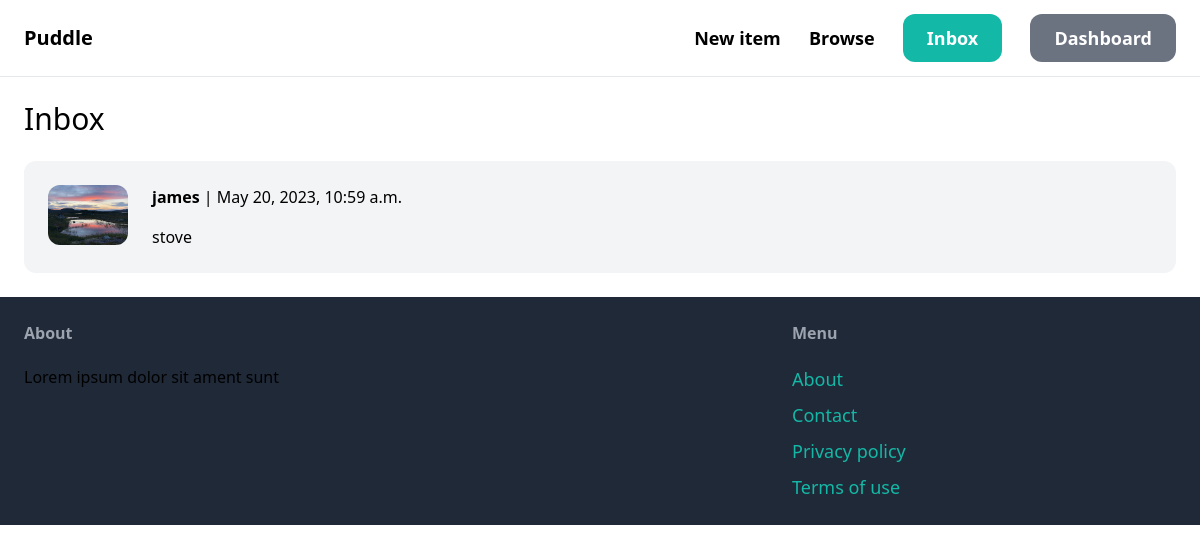
The page /inbox/ (signed in) on the database its author committed.
### conversation/models.py (models this page shows)
class Conversation(models.Model):
    item = models.ForeignKey(Item, related_name="conversations", on_delete=models.CASCADE)
    members = models.ManyToManyField(User, related_name="conversations")
    created_at = models.DateTimeField(auto_now_add=True)
    modified_at = models.DateTimeField(auto_now=True)  # update automatically every time object saved
    class Meta:
        ordering = ('-modified_at',)

### item/models.py (models this page shows, shortened)
class Item(models.Model):
    category = models.ForeignKey(Category, related_name="items", on_delete=models.CASCADE)
    name = models.CharField(max_length=255)
    description = models.TextField(blank=True, null=True)
    price = models.FloatField()
    image = models.ImageField(upload_to="item_images", blank=True, null=True)
    is_sold = models.BooleanField(default=False)
    created_at = models.DateTimeField(auto_now_add=True)
    created_by = models.ForeignKey(User, related_name="items", on_delete=models.CASCADE)

### conversation/views.py (the view)
# urls.py: path('', views.inbox, name='inbox'),
@login_required
def inbox(request):
    conversations = Conversation.objects.filter(members__in=[request.user.id])
    return render(request, 'conversation/inbox.html', {
        'conversations': conversations,
    })

### conversation/templates/conversation/inbox.html (shortened to what this page needs)
{% extends 'core/base.html' %}
{% block content %}
    <h1 class="mb-6 text-3xl">Inbox</h1>
    <div class="space-y-6">
    {% for conversation in conversations %}
        <a href="{% url 'conversation:detail' conversation.id %}">
            <div class="p-6 flex bg-gray-100 rounded-xl">
                <div class="pr-6">
                    <img src="{{ conversation.item.image.url }}" class="w-20 rounded-xl">
                </div>
                <div>
                    {% for member in conversation.members.all %}
                        {% if member != request.user %}
                            <p class="mb-4"><strong>{{ member.username }}</strong> | {{ conversation.modified_at }}</p>
                            <p>{{ conversation.item.name }}</p>
                        {% endif %}
                    {% endfor %}
                </div>
            </div>
        </a>
    {% endfor %}
    </div>
{% endblock %}

### rows shown on the page
Conversation: item.image (picture), modified_at "May 20, 2023, 10:59 a.m.", item.name "stove"

### other values the page prints
{{ member.username }} "james"
